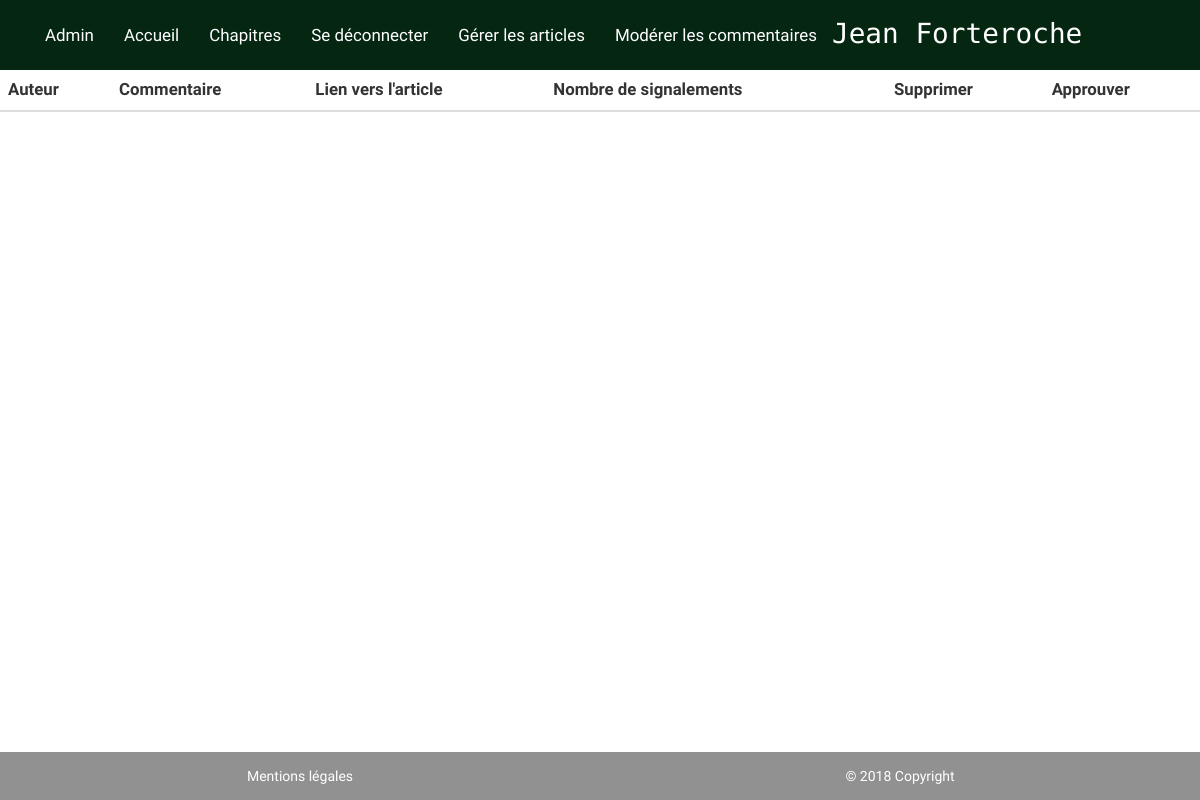
Before: /index.php?controller=Comment&action=commentAdmin (signed in) with the older database file.
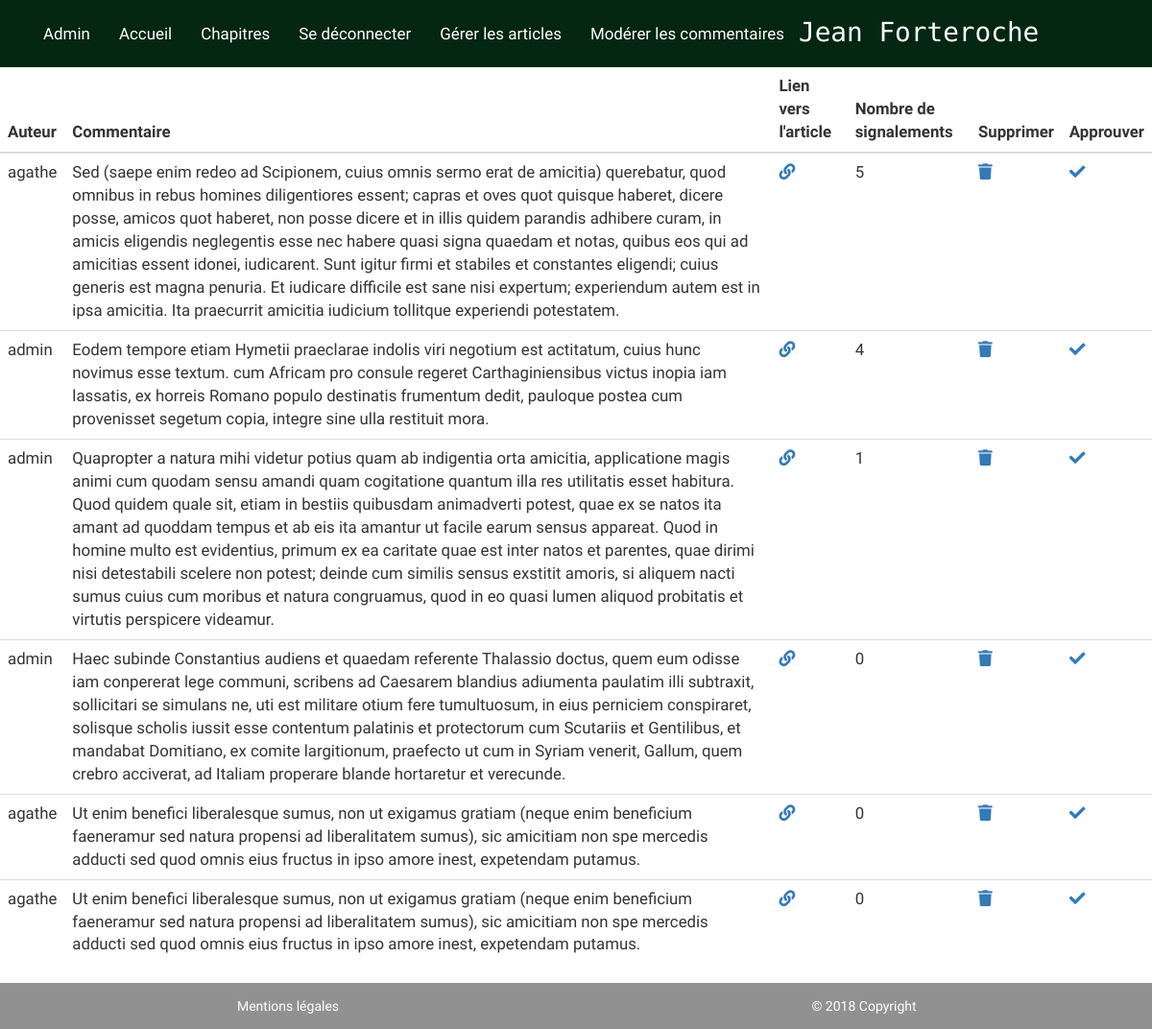
After: the same page with the newer database file.
### tables this page shows
CREATE TABLE `comments` (
  `id` int(11) NOT NULL,
  `post_id` int(11) NOT NULL,
  `author` varchar(255) NOT NULL,
  `comment` text NOT NULL,
  `comment_date` datetime NOT NULL,
  `report` int(11) NOT NULL,
  `approved` text NOT NULL
);

### Framework/Router.php (called while the page is built, shortened)
<?php
require_once('Controller.php');
require_once('view/View.php');
class Router
{
    public function requestRouter()
    {
        try {
            $request = new Request(array_merge($_GET, $_POST));
            $controller = $this->createController($request);
            $action = $this->createAction($request);
            $controller->executeAction($action);
        }
        catch (Exception $e)
        {
            $this->manageError($e);
        }
    }
    private function createController(Request $request)
    {
        $controller = "Post";
        if ($request->existParameter('controller'))
        {
            $controller = $request->getParameter('controller');
            $controller = ucfirst (strtolower($controller));
        }
        $classController = $controller . "Controller";
        $fileController = "controller/" . $classController . ".php";
        if (file_exists($fileController))
        {
            $controller = new $classController();
            $controller->setRequest($request);
            return $controller;
        }
        else
            throw new Exception("Fichier '$fileController' introuvable");
    }
    private function createAction(Request $request)
    {
        $action = "index";
        if ($request->existParameter('action'))
        {
            $action = $request->getParameter('action');
        }
        return $action;
    }
}

### index.php (called while the page is built, shortened)
<?php
require('Framework/Router.php');
$router = new Router ();
$router->requestRouter();

### Framework/Manager.php (called while the page is built, shortened)
<?php
abstract class Manager {
    private $db;
    protected function executeARequest($sql, $params = null)
    {
        if ($params === null)
        {
            $result = $this->getDb()->query($sql);
        }
        else
        {
            $result = $this->getDb()->prepare($sql);
            $result->execute($params);
        }
        return $result;
    }
    public function getDb()
    {
        if ($this->db === null)
        {
            $this->db = new PDO('mysql:host=localhost;dbname=blog;charset=utf8', 'root', '');
        }
        return $this->db;
    }
}

### model/UserManager.php (called while the page is built, shortened)
<?php
require_once("Framework/Manager.php");
require_once("model/entities/User.php");
class UserManager extends Manager
{
    public function adminConnection($username)
    {
        $request = $this->executeARequest('SELECT username, groups FROM users WHERE username = ?', array($username));
        $result = $request->fetch();
        $user = new User($result);
        return $user->getGroups() === 'admin';
    }
}

### model/entities/User.php (called while the page is built, shortened)
<?php
class User
{
    private $id, $username, $pass, $email, $registrationDate, $groups ;
    public function hydrate(array $data)
    {
        foreach ($data as $key => $value)
        {
            $method = 'set'.ucfirst($key);
        }
    }
    public function getGroups()
    {
        return $this->groups;
    }
    public function setGroups($groups)
    {
        $this->groups = $groups;
    }
}

### model/CommentManager.php (called while the page is built, shortened)
<?php
require_once("Framework/Manager.php");
require_once("model/entities/Comment.php");
class CommentManager extends Manager
{
    public function getCommentsByReport()
    {
        $results = $this->executeARequest('SELECT * FROM comments WHERE approved = "false" ORDER BY report DESC', array());
        $comments = [];
        foreach ($results as $element)
        {
            $comment = new Comment($element);
            $comments[] = $comment;
        }
        return $comments;
    }
}

### model/entities/Comment.php (called while the page is built, shortened)
<?php
class Comment
{
    private $id, $postId, $author, $comment, $commentDate, $report, $approve;
    public function hydrate(array $data)
    {
        foreach ($data as $key => $value)
        {
            $method = 'set'.ucfirst($key);
        }
    }
    public function getId()
    {
        return $this->id;
    }
    public function setId($id)
    {
        $this->id = $id;
    }
    public function getPostId()
    {
        return $this->postId;
    }
    public function setPost_id($postId)
    {
        $this->postId = $postId;
    }
    public function getAuthor()
    {
        return $this->author;
    }
    public function setAuthor($author)
    {
        $this->author = htmlspecialchars($author);
    }
    public function getComment()
    {
        return $this->comment;
    }
    public function setComment($comment)
    {
        $this->comment = htmlspecialchars($comment);
    }
    public function getReport()
    {
        return $this->report;
    }
    public function setReport($report)
    {
        $this->report = $report;
    }
}

### view/CommentadminView.php (the view)
<?php $this->title = "Modérer les commentaires"; ?>
<table class="table">
    <thead class="thead-dark">
        <tr>
            <th scope="col">Auteur</th>
            <th scope="col">Commentaire</th>
            <th scope="col">Lien vers l'article</th>
            <th scope="col">Nombre de signalements</th>
            <th scope="col">Supprimer</th>
            <th scope="col">Approuver</th>
        </tr>
    </thead>
    <tbody>
        <?php foreach ($comments as $comment) { ?>
            <tr id="lineTable">
                <td><?= $comment->getAuthor() ?></td>
                <td><?= $comment->getComment() ?></td>
                <td>
                    <a href="index.php?action=post&amp;id=<?= $comment->getPostId() ?>">
                        <i class="fas fa-link"></i>
                    </a>
                </td>
                <td><?= $comment->getReport() ?></td>
                <td>
                    <a href= "index.php?controller=Comment&amp;action=deleteComment&amp;fromAdminPanel=true&amp;id=<?= $comment->getId() ?>">
                        <i class="fa fa-trash"></i>
                    </a>
                </td>
                <td>
                    <a href= "index.php?controller=Comment&amp;action=approveComment&amp;fromAdminPanel=true&amp;id=<?= $comment->getId() ?>">
                        <i class="fas fa-check"></i>
                    </a>
                </td>
            </tr>
        <?php } ?>
    </tbody>
</table>

### view/template.php (shortened to what this page needs)
<!DOCTYPE html>
<html lang="fr">
  <head>
    <link href="https://use.fontawesome.com/releases/v5.6.3/css/all.css" rel="stylesheet">
    <link href="./public/css/bootstrap.min.css" rel="stylesheet">
    <link rel="stylesheet" type="text/css" href="./public/css/styles-small.css">
    <link rel="stylesheet" type="text/css" href="./public/css/styles-medium.css">
    <link rel="stylesheet" type="text/css" href="./public/css/styles-large.css">
  </head>
  <body>
    <nav class="navbar navbar-inverse navbar-fixed-top" role="navigation">
      <div class="container">
        <div class="collapse navbar-collapse">
          <ul class="nav navbar-nav">
            <?php if(isset($_SESSION['connected']) && $_SESSION['connected'] === true) { ?>
              <li><a><?=ucfirst($_SESSION['username']) ?></a></li>
            <?php }?>
            <li><a href="index.php">Accueil</a></li>
            <li><a href="index.php?action=posts">Chapitres</a></li>
            <?php if(isset($_SESSION['connected']) && $_SESSION['connected'] === true) { ?>
              <li><a href="index.php?controller=deconnection">Se déconnecter</a></li>
              <?php if(isset($_SESSION['username']) && $isAdmin) { ?>
                <li><a href="index.php?controller=post&amp;action=postsAdmin">Gérer les articles</a></li>
                <li><a href="index.php?controller=Comment&amp;action=commentAdmin">Modérer les commentaires</a></li>
              <?php }
            } else { ?>
              <li><a href="index.php?controller=connection">Connexion</a></li>
              <li><a href="index.php?controller=inscription">Inscription</a></li>
            <?php } ?>
          </ul>
          <p id="jeanForteroche">Jean Forteroche</p>
        </div>
      </div>
    </nav>
    <?= $content ?>
    <footer class="page-footer">
        <a href="#" class="footerElement">Mentions légales</a>
        <div class="footerElement">© 2018 Copyright</div>
    </footer>
  </body>
</html>

### Framework/Controller.php (shortened to what this page needs)
<?php
require_once('view/View.php');
abstract class Controller
{
    public function executeAction($action)
    {
        if (method_exists($this, $action))
        {
            $this->action = $action;
            $this->{$this->action} ();
        }
        else
        {
            $classController = get_class($this);
            throw new Exception ("Action '$action' non définie dans la classe $classController");
        }
    }
}

### controller/CommentController.php (shortened to what this page needs)
<?php
require_once('Framework/Controller.php');
require_once('model/CommentManager.php');
require_once('model/UserManager.php');
require_once('view/View.php');
class CommentController extends Controller
{
    private $commentManager;
    private $userManager;
    public function __construct()
    {
        $this->commentManager = new CommentManager();
        $this->userManager = new UserManager();
    }
    public function commentAdmin()
    {
        if(isset($_SESSION['username']) && $this->userManager->adminConnection($_SESSION['username']))
        {
            $comments = $this->commentManager->getCommentsByReport();
            $view = new View('Commentadmin');
            $view->generate(array('comments' => $comments));
        }
        else
        {
            header('Location: index.php?');
        }
    }
}

### view/View.php (shortened to what this page needs)
<?php
require_once('model/UserManager.php');
class View
{
  private $file;
  private $title;
  public function __construct($action)
  {
    $this->file = './view/' . $action . "View.php";
    $this->userManager = new UserManager();
  }
  public function generate($data)
  {
    if (isset($_SESSION['username']))
    {
      $isAdmin = $this->userManager->adminConnection($_SESSION['username']);
    }
    else
    {
      $isAdmin = false;
    }
    $content = $this->generateFile($this->file, $data);
    $view = $this->generateFile('view/template.php',
      array('title' => $this->title, 'content' => $content, 'isAdmin' => $isAdmin));
    echo $view;
  }
  private function generateFile($file, $data)
  {
    if (file_exists($file))
    {
      extract($data);
      require $file;
      return ob_get_clean();
    }
    else
    {
      throw new Exception("Fichier '$file' introuvable");
    }
  }
}

### public/css/styles-small.css (style rules this page uses)
body { padding-top: 5em; font-family: 'Karma', serif; background-color: white; display: flex; flex-direction: column; min-height: 100vh; }
.navbar { background-color: #052611; border: none; color: white; font-size: 1.1em; padding: 10px 15px; }
.navbar-inverse .navbar-nav > li > a { color: white; font-size: 1.1em; }
#jeanForteroche { display: none; }
.page-footer { width: 100%; margin-top: auto; display: flex; flex-direction: row; padding: 1em 0; background-color: #919191; text-align: center; }
footer, footer > a { color: white; }
.footerElement { width: 50%; }
.table { font-size: 1.2em; }

### public/css/styles-medium.css (style rules this page uses)
@media all and (min-width: 700px) { #jeanForteroche { display: block; margin: 0; padding-top: 0.15em; padding-left: 60%; font-size: 1.5em; font-family: 'Major Mono Display', monospace; color: white; } }

### public/css/styles-large.css (style rules this page uses)
@media all and (min-width: 992px) { .navbar { margin: 0; } }
@media all and (min-width: 992px) { #jeanForteroche { font-size: 1.8em; padding-left: 70%; } }

Changed rows visible on the page:
added comments: author "agathe", comment "Sed (saepe enim redeo ad Scipionem, cuius omnis sermo erat de amicitia) querebatur, quod omnibus in rebus homines diligentiores essent; capras et oves quot quisque haberet, dicere posse, amicos quot haberet, non posse dicere et in illis quidem parandis adhibere curam, in amicis eligendis neglegentis esse nec habere quasi signa quaedam et notas, quibus eos qui ad amicitias essent idonei, iudicarent. Sunt igitur firmi et stabiles et constantes eligendi; cuius generis est magna penuria. Et iudicare difficile est sane nisi expertum; experiendum autem est in ipsa amicitia. Ita praecurrit amicitia iudicium tollitque experiendi potestatem.", report "5"
added comments: author "admin", comment "Eodem tempore etiam Hymetii praeclarae indolis viri negotium est actitatum, cuius hunc novimus esse textum. cum Africam pro consule regeret Carthaginiensibus victus inopia iam lassatis, ex horreis Romano populo destinatis frumentum dedit, pauloque postea cum provenisset segetum copia, integre sine ulla restituit mora.", report "4"
added comments: author "admin", comment "Quapropter a natura mihi videtur potius quam ab indigentia orta amicitia, applicatione magis animi cum quodam sensu amandi quam cogitatione quantum illa res utilitatis esset habitura. Quod quidem quale sit, etiam in bestiis quibusdam animadverti potest, quae ex se natos ita amant ad quoddam tempus et ab eis ita amantur ut facile earum sensus appareat. Quod in homine multo est evidentius, primum ex ea caritate quae est inter natos et parentes, quae dirimi nisi detestabili scelere non potest; deinde cum similis sensus exstitit amoris, si aliquem nacti sumus cuius cum moribus et natura congruamus, quod in eo quasi lumen aliquod probitatis et virtutis perspicere videamur.", report "1"
added comments: author "admin", comment "Haec subinde Constantius audiens et quaedam referente Thalassio doctus, quem eum odisse iam conpererat lege communi, scribens ad Caesarem blandius adiumenta paulatim illi subtraxit, sollicitari se simulans ne, uti est militare otium fere tumultuosum, in eius perniciem conspiraret, solisque scholis iussit esse contentum palatinis et protectorum cum Scutariis et Gentilibus, et mandabat Domitiano, ex comite largitionum, praefecto ut cum in Syriam venerit, Gallum, quem crebro acciverat, ad Italiam properare blande hortaretur et verecunde.", report "0"
added comments: author "agathe", comment "Ut enim benefici liberalesque sumus, non ut exigamus gratiam (neque enim beneficium faeneramur sed natura propensi ad liberalitatem sumus), sic amicitiam non spe mercedis adducti sed quod omnis eius fructus in ipso amore inest, expetendam putamus.", report "0"
added comments: author "agathe", comment "Ut enim benefici liberalesque sumus, non ut exigamus gratiam (neque enim beneficium faeneramur sed natura propensi ad liberalitatem sumus), sic amicitiam non spe mercedis adducti sed quod omnis eius fructus in ipso amore inest, expetendam putamus.", report "0"
